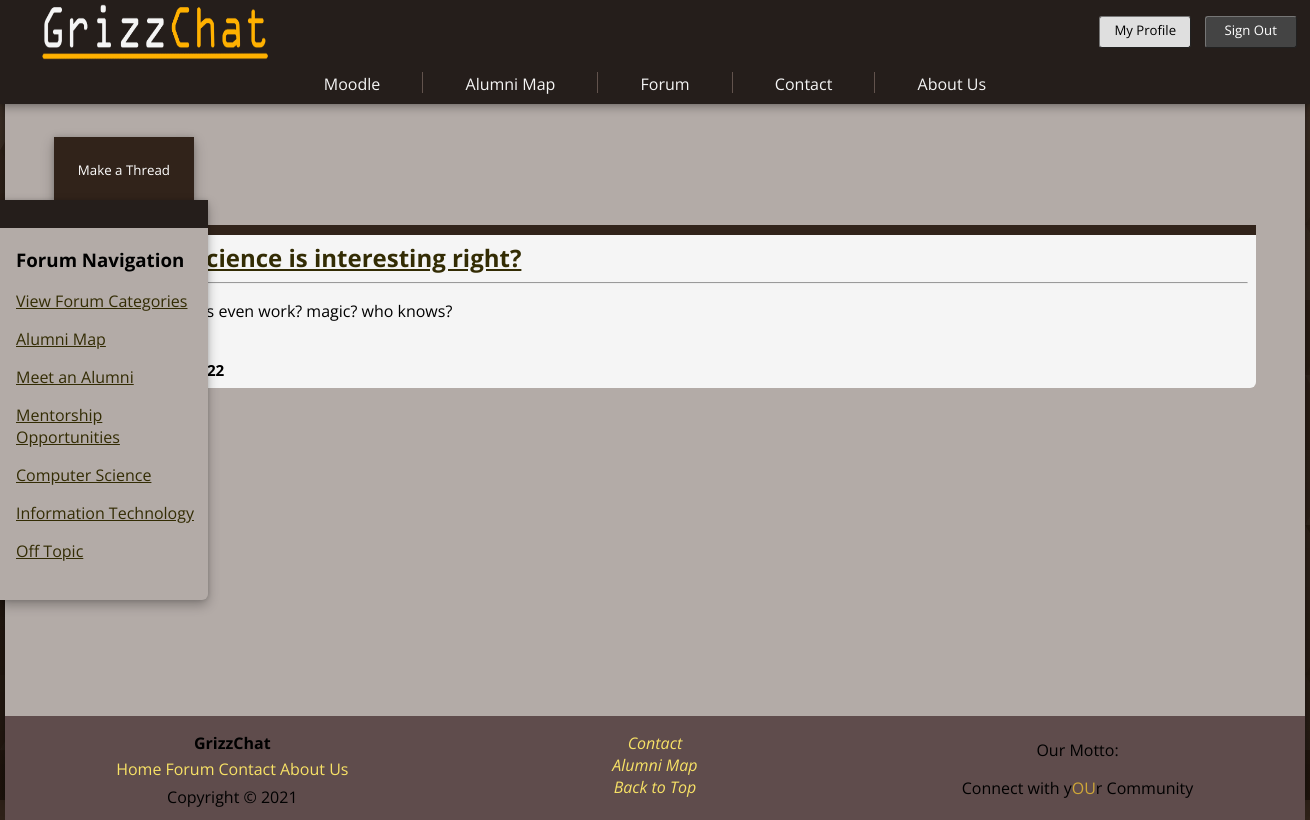
The app's page /thread.php?Categories=4 (signed in) with its own data.
### tables this page shows
CREATE TABLE `threads` (
  `User_Info_USER_ID` int(11) NOT NULL,
  `Categories_CATEGORIES_ID` int(11) NOT NULL,
  `THREADS_ID` int(11) NOT NULL,
  `THREAD_TITLE` tinytext NOT NULL,
  `THREAD_CONTENT` text NOT NULL,
  `CREATED` timestamp NOT NULL DEFAULT current_timestamp(),
  `Views` int(11) NOT NULL
);

### thread.php (the view, shortened to what this page needs)
<!DOCTYPE html>
<html lang="en">
    <head>
        <link href="Styles/style.css" rel="stylesheet">
    </head>
    <body>
        <?php
            require_once('Includes/page_elements.php');
        ?>
        <section id="page-content">
            <section id="page-container">
                <main>
                    <?php
                      $cid = $_GET['Categories'];
                      echo  '<form action = "post-thread.php?Categories='.$cid.'" class="POST" method ="POST">
                        <input type="submit" value = "Make a Thread" class="thread-creator">
                        </form>';
                        echo "<BR>";
                        $cid = $_GET['Categories'];
                        $sql = "SELECT * FROM threads
                        INNER JOIN user_info
                        on threads.User_Info_USER_ID = user_info.USER_ID
                        Where Categories_CATEGORIES_ID = $cid";
                        $result = $dbConnection-> query($sql);
                        if ($result-> num_rows > 0) {
                            while($row = $result->fetch_assoc()) {
                                $tid = $row['THREADS_ID'];
                                echo "<div class = 'block-container'>";
                                echo "<div class = 'block-body'><h2> <a href ='thread-page.php?THREADS=$tid'>" . $row["THREAD_TITLE"]."</a></h2><hr>" .$row["THREAD_CONTENT"]. "<p class='post-user'>". $row["USER_NAME"]. "</p> <p class='post-info'>"
                                . $row["CREATED"] . $_SESSION["id"]. "</p>" ;
                                echo "</div>  <br>";
                            }
                        }
                    ?>
                </main>
            </section>
        </section>
    </body>
</html>

### Styles/style.css (style rules this page uses)
* { box-sizing: border-box; font-family: "Open Sans", cursive, sans-serif; }
html { margin: 0; width: 100vw; min-width: 100%; top: 0; background-color: #31231A; background-position:0 0, 20px 20px; scroll-padding-top: 6.5em; overflow-y: scroll; scroll-behavior: smooth; overflow-x: hidden; }
body { min-height: 100vh; width: 100vw; margin: 0; }
a { color: rgb(51, 44, 4); }
#page-content { width: 1300px; min-height: 100vh; background-color: rgb(179, 171, 167); box-shadow: 0 0 5px rgba(0,0,0,.14), 0 5px 12px rgba(0,0,0,.28); margin: auto; }
#page-container { padding-top: 6.5em; padding-bottom: 2.5em; min-height: 89.5vh; }
main { width: 92.5%; margin: auto; }
.block-body { border-top: 10px solid #31231A; background: whitesmoke; border-radius: 0px 0px 6px 6px; padding: .35em .5em; }
.block-body h2 { font-weight: bolder; margin: 0; margin-left: .25em; }
.block-body p { margin-left: .65em; }
.post-user { font-size: .85rem; font-weight: bold; margin-bottom: .175em; margin-top: .175em; }
.post-info { font-size: .95rem; font-weight: bold; margin-bottom: .175em; margin-top: .175em; }
.thread-creator { cursor: pointer; margin-top: 2.5em; box-shadow: 0 0 5px rgba(0,0,0,.14), 0 5px 12px rgba(0,0,0,.28); background: #31231A; padding: 24px; color: white; text-decoration: none; -webkit-transition: 0.2s; transition: 0.2s; border: none; }

### records on screen
threads: THREAD_TITLE "Computer science is interesting right?", THREAD_CONTENT "How do computers even work? magic? who knows?"
